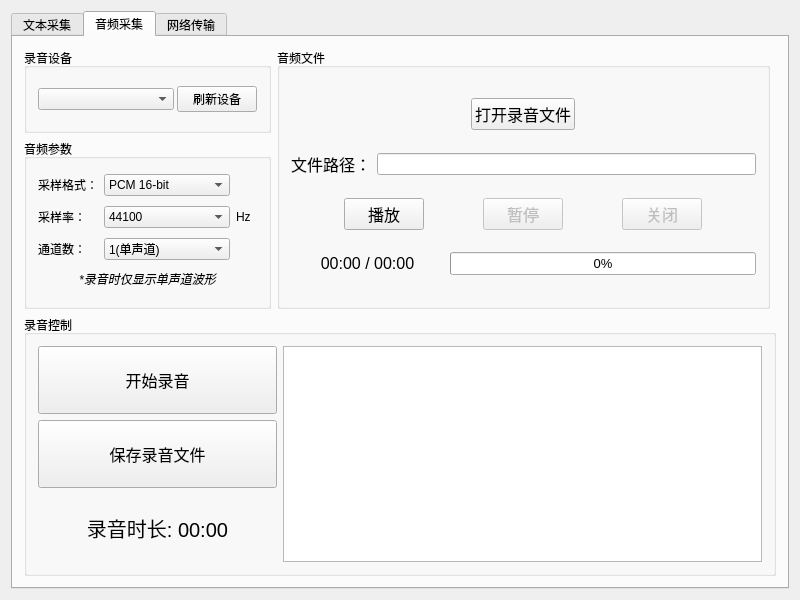
<?xml version="1.0" encoding="UTF-8"?>
<ui version="4.0">
 <class>MainWindowClass</class>
 <widget class="QWidget" name="MainWindowClass">
  <property name="geometry">
   <rect>
    <x>0</x>
    <y>0</y>
    <width>800</width>
    <height>600</height>
   </rect>
  </property>
  <property name="windowTitle">
   <string>SignalTransmitter</string>
  </property>
  <property name="windowIcon">
   <iconset resource="mainwindow.qrc">
    <normaloff>:/MainWindow/Resource/note_icon.png</normaloff>:/MainWindow/Resource/note_icon.png</iconset>
  </property>
  <layout class="QGridLayout" name="gridLayout">
   <item row="0" column="0">
    <widget class="QTabWidget" name="tabWidget">
     <property name="currentIndex">
      <number>1</number>
     </property>
     <widget class="QWidget" name="tab_txt">
      <attribute name="title">
       <string>文本采集</string>
      </attribute>
      <layout class="QGridLayout" name="gridLayout_2" columnstretch="1,2" columnminimumwidth="0,0">
       <item row="0" column="0" rowspan="2">
        <layout class="QVBoxLayout" name="verticalLayout" stretch="1,2">
         <item>
          <widget class="QGroupBox" name="groupBox_2">
           <property name="title">
            <string>文件操作</string>
           </property>
           <layout class="QGridLayout" name="gridLayout_3">
            <item row="0" column="0">
             <widget class="QPushButton" name="btn_load_txt">
              <property name="cursor">
               <cursorShape>PointingHandCursor</cursorShape>
              </property>
              <property name="text">
               <string>加载文本文件</string>
              </property>
             </widget>
            </item>
            <item row="0" column="1">
             <widget class="QPushButton" name="btn_save_txt">
              <property name="enabled">
               <bool>false</bool>
              </property>
              <property name="cursor">
               <cursorShape>PointingHandCursor</cursorShape>
              </property>
              <property name="text">
               <string>另存文本文件</string>
              </property>
             </widget>
            </item>
            <item row="1" column="0">
             <widget class="QPushButton" name="btn_encode">
              <property name="enabled">
               <bool>false</bool>
              </property>
              <property name="cursor">
               <cursorShape>PointingHandCursor</cursorShape>
              </property>
              <property name="text">
               <string>开始编码</string>
              </property>
             </widget>
            </item>
            <item row="1" column="1">
             <widget class="QComboBox" name="comboBox_encoding">
              <item>
               <property name="text">
                <string>UTF-8</string>
               </property>
              </item>
              <item>
               <property name="text">
                <string>UTF-16</string>
               </property>
              </item>
             </widget>
            </item>
            <item row="2" column="0">
             <widget class="QPushButton" name="btn_modulate">
              <property name="enabled">
               <bool>false</bool>
              </property>
              <property name="cursor">
               <cursorShape>PointingHandCursor</cursorShape>
              </property>
              <property name="text">
               <string>开始调制</string>
              </property>
             </widget>
            </item>
            <item row="2" column="1">
             <widget class="QComboBox" name="comboBox_modulation">
              <item>
               <property name="text">
                <string>ASK</string>
               </property>
              </item>
              <item>
               <property name="text">
                <string>PSK</string>
               </property>
              </item>
             </widget>
            </item>
            <item row="3" column="0">
             <widget class="QPushButton" name="btn_save_encoded_file">
              <property name="enabled">
               <bool>false</bool>
              </property>
              <property name="cursor">
               <cursorShape>PointingHandCursor</cursorShape>
              </property>
              <property name="text">
               <string>保存编码文件</string>
              </property>
             </widget>
            </item>
            <item row="3" column="1">
             <widget class="QPushButton" name="btn_save_modulated_file">
              <property name="enabled">
               <bool>false</bool>
              </property>
              <property name="cursor">
               <cursorShape>PointingHandCursor</cursorShape>
              </property>
              <property name="text">
               <string>保存调制文件</string>
              </property>
             </widget>
            </item>
           </layout>
          </widget>
         </item>
         <item>
          <widget class="QGroupBox" name="groupBox_3">
           <property name="title">
            <string>文本文件（原始、编码、调制）</string>
           </property>
           <layout class="QGridLayout" name="gridLayout_4">
            <item row="2" column="0">
             <widget class="QTextBrowser" name="textBrowser_modulated"/>
            </item>
            <item row="1" column="0">
             <widget class="QTextBrowser" name="textBrowser_encoded"/>
            </item>
            <item row="0" column="0">
             <widget class="QTextBrowser" name="textBrowser_txt"/>
            </item>
            <item row="3" column="0">
             <widget class="QLabel" name="label_sample_rate">
              <property name="text">
               <string>当前采样率：</string>
              </property>
             </widget>
            </item>
           </layout>
          </widget>
         </item>
        </layout>
       </item>
       <item row="0" column="1">
        <widget class="TimeViewEncoded" name="time_view_encoded"/>
       </item>
       <item row="1" column="1">
        <widget class="TimeViewModulated" name="time_view_modulated"/>
       </item>
      </layout>
     </widget>
     <widget class="QWidget" name="tab">
      <attribute name="title">
       <string>音频采集</string>
      </attribute>
      <layout class="QGridLayout" name="gridLayout_11" rowstretch="1,1" columnstretch="1,2,0">
       <item row="0" column="0">
        <layout class="QVBoxLayout" name="verticalLayout_2" stretch="1,2">
         <item>
          <widget class="QGroupBox" name="groupBox">
           <property name="title">
            <string>录音设备</string>
           </property>
           <layout class="QHBoxLayout" name="horizontalLayout" stretch="2,1">
            <property name="spacing">
             <number>3</number>
            </property>
            <item>
             <widget class="QComboBox" name="comboBox_audio_devices"/>
            </item>
            <item>
             <widget class="QPushButton" name="btn_refresh_devices">
              <property name="cursor">
               <cursorShape>PointingHandCursor</cursorShape>
              </property>
              <property name="text">
               <string>刷新设备</string>
              </property>
             </widget>
            </item>
           </layout>
          </widget>
         </item>
         <item>
          <widget class="QGroupBox" name="groupBox_8">
           <property name="title">
            <string>音频参数</string>
           </property>
           <layout class="QGridLayout" name="gridLayout_8" columnstretch="1,6,1">
            <item row="0" column="0">
             <widget class="QLabel" name="label_3">
              <property name="text">
               <string>采样格式：</string>
              </property>
             </widget>
            </item>
            <item row="0" column="1">
             <widget class="QComboBox" name="comboBox_sample_format">
              <item>
               <property name="text">
                <string>PCM 16-bit</string>
               </property>
              </item>
              <item>
               <property name="text">
                <string>PCM float</string>
               </property>
              </item>
             </widget>
            </item>
            <item row="1" column="0">
             <widget class="QLabel" name="label_4">
              <property name="text">
               <string>采样率：</string>
              </property>
             </widget>
            </item>
            <item row="1" column="1">
             <widget class="QComboBox" name="comboBox_sample_rate">
              <item>
               <property name="text">
                <string>44100</string>
               </property>
              </item>
              <item>
               <property name="text">
                <string>16000</string>
               </property>
              </item>
              <item>
               <property name="text">
                <string>8000</string>
               </property>
              </item>
             </widget>
            </item>
            <item row="1" column="2">
             <widget class="QLabel" name="label_6">
              <property name="text">
               <string>Hz</string>
              </property>
             </widget>
            </item>
            <item row="2" column="0">
             <widget class="QLabel" name="label_5">
              <property name="text">
               <string>通道数：</string>
              </property>
             </widget>
            </item>
            <item row="2" column="1">
             <widget class="QComboBox" name="comboBox_channel_count">
              <item>
               <property name="text">
                <string>1(单声道)</string>
               </property>
              </item>
              <item>
               <property name="text">
                <string>2(立体声)</string>
               </property>
              </item>
             </widget>
            </item>
            <item row="3" column="0" colspan="3">
             <widget class="QLabel" name="label_7">
              <property name="sizePolicy">
               <sizepolicy hsizetype="Preferred" vsizetype="Fixed">
                <horstretch>0</horstretch>
                <verstretch>0</verstretch>
               </sizepolicy>
              </property>
              <property name="font">
               <font>
                <italic>true</italic>
               </font>
              </property>
              <property name="text">
               <string>*录音时仅显示单声道波形</string>
              </property>
              <property name="alignment">
               <set>Qt::AlignmentFlag::AlignCenter</set>
              </property>
             </widget>
            </item>
           </layout>
          </widget>
         </item>
        </layout>
       </item>
       <item row="1" column="0" colspan="3">
        <widget class="QGroupBox" name="groupBox_9">
         <property name="title">
          <string>录音控制</string>
         </property>
         <layout class="QGridLayout" name="gridLayout_9" columnstretch="1,2">
          <item row="0" column="0">
           <widget class="QPushButton" name="btn_record_switch">
            <property name="sizePolicy">
             <sizepolicy hsizetype="Minimum" vsizetype="Minimum">
              <horstretch>0</horstretch>
              <verstretch>0</verstretch>
             </sizepolicy>
            </property>
            <property name="font">
             <font>
              <pointsize>12</pointsize>
             </font>
            </property>
            <property name="cursor">
             <cursorShape>PointingHandCursor</cursorShape>
            </property>
            <property name="text">
             <string>开始录音</string>
            </property>
            <property name="icon">
             <iconset resource="mainwindow.qrc">
              <normaloff>:/MainWindow/Resource/microphone.png</normaloff>:/MainWindow/Resource/microphone.png</iconset>
            </property>
            <property name="iconSize">
             <size>
              <width>20</width>
              <height>20</height>
             </size>
            </property>
            <property name="checkable">
             <bool>true</bool>
            </property>
           </widget>
          </item>
          <item row="0" column="1" rowspan="3">
           <widget class="AudioWaveformView" name="audio_waveform_view"/>
          </item>
          <item row="1" column="0">
           <widget class="QPushButton" name="btn_save_recorded_file">
            <property name="sizePolicy">
             <sizepolicy hsizetype="Minimum" vsizetype="Minimum">
              <horstretch>0</horstretch>
              <verstretch>0</verstretch>
             </sizepolicy>
            </property>
            <property name="font">
             <font>
              <pointsize>12</pointsize>
             </font>
            </property>
            <property name="cursor">
             <cursorShape>PointingHandCursor</cursorShape>
            </property>
            <property name="text">
             <string>保存录音文件</string>
            </property>
            <property name="icon">
             <iconset resource="mainwindow.qrc">
              <normaloff>:/MainWindow/Resource/file_save.png</normaloff>:/MainWindow/Resource/file_save.png</iconset>
            </property>
            <property name="iconSize">
             <size>
              <width>20</width>
              <height>20</height>
             </size>
            </property>
            <property name="checkable">
             <bool>false</bool>
            </property>
           </widget>
          </item>
          <item row="2" column="0">
           <widget class="QLabel" name="label_recording_duration">
            <property name="font">
             <font>
              <pointsize>15</pointsize>
             </font>
            </property>
            <property name="text">
             <string>录音时长: 00:00</string>
            </property>
            <property name="alignment">
             <set>Qt::AlignmentFlag::AlignCenter</set>
            </property>
           </widget>
          </item>
         </layout>
        </widget>
       </item>
       <item row="0" column="1">
        <widget class="QGroupBox" name="groupBox_10">
         <property name="title">
          <string>音频文件</string>
         </property>
         <layout class="QVBoxLayout" name="verticalLayout_3" stretch="1,1,1,1">
          <property name="spacing">
           <number>3</number>
          </property>
          <item>
           <layout class="QHBoxLayout" name="horizontalLayout_2">
            <item>
             <widget class="QPushButton" name="btn_open_recorded_file">
              <property name="sizePolicy">
               <sizepolicy hsizetype="Fixed" vsizetype="Fixed">
                <horstretch>0</horstretch>
                <verstretch>0</verstretch>
               </sizepolicy>
              </property>
              <property name="font">
               <font>
                <pointsize>12</pointsize>
               </font>
              </property>
              <property name="cursor">
               <cursorShape>PointingHandCursor</cursorShape>
              </property>
              <property name="text">
               <string>打开录音文件</string>
              </property>
              <property name="icon">
               <iconset resource="mainwindow.qrc">
                <normaloff>:/MainWindow/Resource/file_open.png</normaloff>:/MainWindow/Resource/file_open.png</iconset>
              </property>
              <property name="iconSize">
               <size>
                <width>20</width>
                <height>20</height>
               </size>
              </property>
              <property name="checkable">
               <bool>false</bool>
              </property>
              <property name="default">
               <bool>false</bool>
              </property>
             </widget>
            </item>
           </layout>
          </item>
          <item>
           <layout class="QHBoxLayout" name="horizontalLayout_3">
            <item>
             <widget class="QLabel" name="label_8">
              <property name="font">
               <font>
                <pointsize>12</pointsize>
               </font>
              </property>
              <property name="text">
               <string>文件路径：</string>
              </property>
              <property name="alignment">
               <set>Qt::AlignmentFlag::AlignCenter</set>
              </property>
             </widget>
            </item>
            <item>
             <widget class="QLineEdit" name="lineEdit_wav_file_path">
              <property name="readOnly">
               <bool>true</bool>
              </property>
             </widget>
            </item>
           </layout>
          </item>
          <item>
           <layout class="QHBoxLayout" name="horizontalLayout_4">
            <item>
             <widget class="QPushButton" name="btn_play_wav">
              <property name="sizePolicy">
               <sizepolicy hsizetype="Fixed" vsizetype="Fixed">
                <horstretch>0</horstretch>
                <verstretch>0</verstretch>
               </sizepolicy>
              </property>
              <property name="minimumSize">
               <size>
                <width>0</width>
                <height>0</height>
               </size>
              </property>
              <property name="baseSize">
               <size>
                <width>0</width>
                <height>0</height>
               </size>
              </property>
              <property name="font">
               <font>
                <pointsize>12</pointsize>
               </font>
              </property>
              <property name="cursor">
               <cursorShape>PointingHandCursor</cursorShape>
              </property>
              <property name="layoutDirection">
               <enum>Qt::LayoutDirection::LeftToRight</enum>
              </property>
              <property name="autoFillBackground">
               <bool>false</bool>
              </property>
              <property name="text">
               <string>播放</string>
              </property>
              <property name="icon">
               <iconset resource="mainwindow.qrc">
                <normaloff>:/MainWindow/Resource/media_control.png</normaloff>:/MainWindow/Resource/media_control.png</iconset>
              </property>
              <property name="iconSize">
               <size>
                <width>20</width>
                <height>20</height>
               </size>
              </property>
             </widget>
            </item>
            <item>
             <widget class="QPushButton" name="btn_pause_wav">
              <property name="enabled">
               <bool>false</bool>
              </property>
              <property name="sizePolicy">
               <sizepolicy hsizetype="Fixed" vsizetype="Fixed">
                <horstretch>0</horstretch>
                <verstretch>0</verstretch>
               </sizepolicy>
              </property>
              <property name="font">
               <font>
                <pointsize>12</pointsize>
               </font>
              </property>
              <property name="cursor">
               <cursorShape>PointingHandCursor</cursorShape>
              </property>
              <property name="text">
               <string>暂停</string>
              </property>
              <property name="icon">
               <iconset resource="mainwindow.qrc">
                <normaloff>:/MainWindow/Resource/media_control_stop.png</normaloff>:/MainWindow/Resource/media_control_stop.png</iconset>
              </property>
              <property name="iconSize">
               <size>
                <width>20</width>
                <height>20</height>
               </size>
              </property>
             </widget>
            </item>
            <item>
             <widget class="QPushButton" name="btn_close_wav">
              <property name="enabled">
               <bool>false</bool>
              </property>
              <property name="sizePolicy">
               <sizepolicy hsizetype="Fixed" vsizetype="Fixed">
                <horstretch>0</horstretch>
                <verstretch>0</verstretch>
               </sizepolicy>
              </property>
              <property name="font">
               <font>
                <pointsize>12</pointsize>
               </font>
              </property>
              <property name="cursor">
               <cursorShape>PointingHandCursor</cursorShape>
              </property>
              <property name="text">
               <string>关闭</string>
              </property>
              <property name="icon">
               <iconset resource="mainwindow.qrc">
                <normaloff>:/MainWindow/Resource/media_control_close.png</normaloff>:/MainWindow/Resource/media_control_close.png</iconset>
              </property>
              <property name="iconSize">
               <size>
                <width>20</width>
                <height>20</height>
               </size>
              </property>
             </widget>
            </item>
           </layout>
          </item>
          <item>
           <layout class="QHBoxLayout" name="horizontalLayout_5" stretch="1,2">
            <item>
             <widget class="QLabel" name="label_playback">
              <property name="sizePolicy">
               <sizepolicy hsizetype="Preferred" vsizetype="Fixed">
                <horstretch>0</horstretch>
                <verstretch>0</verstretch>
               </sizepolicy>
              </property>
              <property name="font">
               <font>
                <pointsize>12</pointsize>
               </font>
              </property>
              <property name="text">
               <string>00:00 / 00:00</string>
              </property>
              <property name="alignment">
               <set>Qt::AlignmentFlag::AlignCenter</set>
              </property>
             </widget>
            </item>
            <item>
             <widget class="QProgressBar" name="progressBar_playback">
              <property name="sizePolicy">
               <sizepolicy hsizetype="Preferred" vsizetype="Fixed">
                <horstretch>0</horstretch>
                <verstretch>0</verstretch>
               </sizepolicy>
              </property>
              <property name="minimumSize">
               <size>
                <width>0</width>
                <height>0</height>
               </size>
              </property>
              <property name="baseSize">
               <size>
                <width>0</width>
                <height>0</height>
               </size>
              </property>
              <property name="font">
               <font>
                <pointsize>10</pointsize>
                <bold>false</bold>
                <kerning>true</kerning>
               </font>
              </property>
              <property name="value">
               <number>0</number>
              </property>
             </widget>
            </item>
           </layout>
          </item>
         </layout>
        </widget>
       </item>
      </layout>
     </widget>
     <widget class="QWidget" name="tab_network">
      <attribute name="title">
       <string>网络传输</string>
      </attribute>
      <widget class="QGroupBox" name="groupBox_4">
       <property name="geometry">
        <rect>
         <x>20</x>
         <y>10</y>
         <width>271</width>
         <height>211</height>
        </rect>
       </property>
       <property name="title">
        <string>服务器操作</string>
       </property>
       <layout class="QGridLayout" name="gridLayout_6">
        <item row="0" column="0">
         <widget class="QLabel" name="label">
          <property name="text">
           <string>当前监听的端口号: </string>
          </property>
         </widget>
        </item>
        <item row="0" column="1">
         <widget class="QLineEdit" name="lineEdit_port">
          <property name="text">
           <string>6666</string>
          </property>
          <property name="alignment">
           <set>Qt::AlignmentFlag::AlignCenter</set>
          </property>
          <property name="readOnly">
           <bool>false</bool>
          </property>
         </widget>
        </item>
        <item row="1" column="0" colspan="2">
         <widget class="QPushButton" name="btn_port_listening">
          <property name="cursor">
           <cursorShape>PointingHandCursor</cursorShape>
          </property>
          <property name="text">
           <string>开始监听端口</string>
          </property>
          <property name="icon">
           <iconset resource="mainwindow.qrc">
            <normaloff>:/MainWindow/Resource/network.png</normaloff>:/MainWindow/Resource/network.png</iconset>
          </property>
          <property name="checkable">
           <bool>true</bool>
          </property>
         </widget>
        </item>
        <item row="2" column="0" colspan="2">
         <widget class="QPushButton" name="btn_load_trans_file">
          <property name="cursor">
           <cursorShape>PointingHandCursor</cursorShape>
          </property>
          <property name="text">
           <string>选择传输的文件</string>
          </property>
         </widget>
        </item>
        <item row="3" column="0">
         <widget class="QLabel" name="label_2">
          <property name="text">
           <string>传输的文件路径:</string>
          </property>
         </widget>
        </item>
        <item row="4" column="0" colspan="2">
         <widget class="QLineEdit" name="lineEdit_trans_file_path">
          <property name="readOnly">
           <bool>true</bool>
          </property>
         </widget>
        </item>
        <item row="5" column="0" colspan="2">
         <widget class="QPushButton" name="btn_start_trans">
          <property name="cursor">
           <cursorShape>PointingHandCursor</cursorShape>
          </property>
          <property name="text">
           <string>开始传输</string>
          </property>
         </widget>
        </item>
       </layout>
      </widget>
      <widget class="QGroupBox" name="groupBox_5">
       <property name="geometry">
        <rect>
         <x>20</x>
         <y>240</y>
         <width>276</width>
         <height>301</height>
        </rect>
       </property>
       <property name="title">
        <string>连接状态信息</string>
       </property>
       <layout class="QGridLayout" name="gridLayout_5">
        <item row="0" column="0">
         <widget class="QTextBrowser" name="textBrowser_link_info"/>
        </item>
       </layout>
      </widget>
      <widget class="QGroupBox" name="groupBox_6">
       <property name="geometry">
        <rect>
         <x>390</x>
         <y>320</y>
         <width>271</width>
         <height>181</height>
        </rect>
       </property>
       <property name="title">
        <string>使用说明</string>
       </property>
      </widget>
      <widget class="QGroupBox" name="groupBox_7">
       <property name="geometry">
        <rect>
         <x>330</x>
         <y>10</y>
         <width>431</width>
         <height>201</height>
        </rect>
       </property>
       <property name="title">
        <string>传输文本预览</string>
       </property>
       <layout class="QGridLayout" name="gridLayout_7">
        <item row="0" column="0">
         <widget class="QTextBrowser" name="textBrowser_txt_preview"/>
        </item>
       </layout>
      </widget>
     </widget>
    </widget>
   </item>
  </layout>
 </widget>
 <layoutdefault spacing="6" margin="11"/>
 <customwidgets>
  <customwidget>
   <class>TimeViewEncoded</class>
   <extends>QGraphicsView</extends>
   <header>timeviewencoded.h</header>
  </customwidget>
  <customwidget>
   <class>TimeViewModulated</class>
   <extends>QGraphicsView</extends>
   <header>timeviewmodulated.h</header>
  </customwidget>
  <customwidget>
   <class>AudioWaveformView</class>
   <extends>QGraphicsView</extends>
   <header>audiowaveformview.h</header>
  </customwidget>
 </customwidgets>
 <resources>
  <include location="mainwindow.qrc"/>
 </resources>
 <connections/>
</ui>
